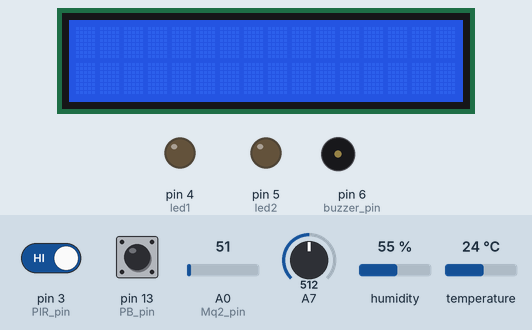
A sketch run on a simulated Arduino Uno, built with avr-gcc and run on an emulated ATmega328P. Shown: 16×2 character LCD, output pins drawn as LEDs (lit = HIGH), buzzer (waves = sounding, pin HIGH). The inputs (shaded band) are chosen by the test bench; at power-on: pin 3 (PIR_pin) HIGH, pin 13 (PB_pin) HIGH, A0 (Mq2_pin) = 51, A7 = 512, humidity 55 %, temperature 24 °C. The modem accepts every AT command (registered, SIM ready, sends succeed) and sends nothing else; what the sketch prints to the serial monitor is not drawn.

Above: at 13.2 s.
At 18.5 s:
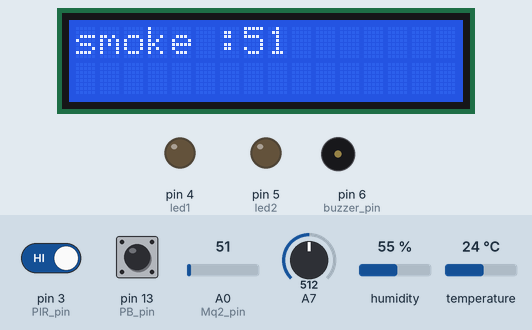
At 25.5 s:
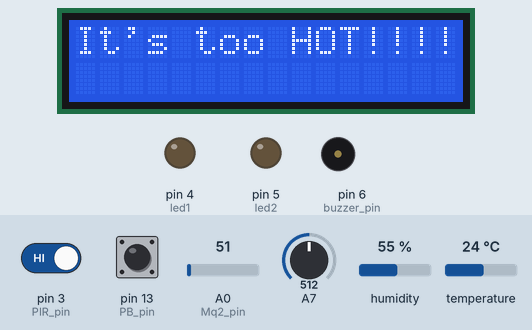
At 40.6 s:
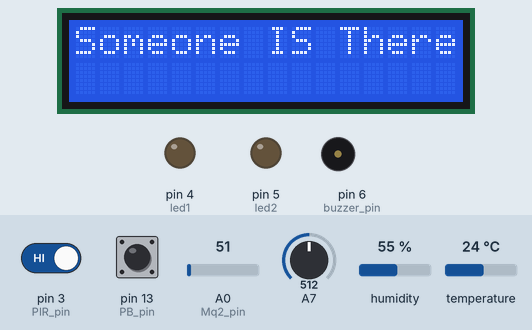
Timing chart, 0 to 129.0 s (numbered marks = the images above):
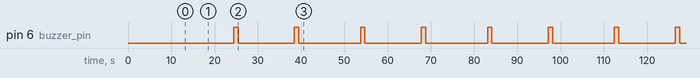

Measured:
- by itself, pin 6 (buzzer_pin): alternates HIGH for 1.0 s and LOW for 13.1 s
- by itself, everything shown: repeats every 29.3 s, in 7 steps
- what the display in image 1 shows lasts 6.0 s, from 18.4 s to 24.4 s
- what the display in image 2 shows lasts 7.1 s, from 24.4 s to 31.5 s

The sketch:

final.ino
```cpp
#include <LiquidCrystal_I2C.h>
#include <Wire.h>
#include <avr/io.h>
#include <avr/interrupt.h>
#include<SoftwareSerial.h>
#include <DHT.h>
#include <Adafruit_Sensor.h>


SoftwareSerial espSerial(10, 11); // RX, TX

////////////////////////////////////////////////////////////////////////////////////////////////////////////////////////////////////////////////

//web page

const char index_html[] PROGMEM = R"rawliteral( <!DOCTYPE html><html><head><title>Remote IoT Data Monitoring and Control</title><style> body {font-family: Arial, sans-serif;margin: 0;padding: 30px;background-color: white;}h1 {text-align: center;color: #333; }.button-container {text-align: center;margin-top: 20px;}.button {padding: 10px 20px; font-size: 15px; font-weight: bold; margin: 0 10px; cursor: pointer; background-color: #00695c;   color: white;  border: none;  border-radius: 5px; }.button.on { background-color: green; }.button.off { background-color: red;  }.alert { background-color: #ff555b;  color: #d80c;   padding: 10px;  margin-top: 20px; text-align: center;}</style></head><body><h1>Remote IoT Data Monitoring and Control (using Wi-Fi)</h1><div class="button-container"><button id="led1Button" class="button" onclick="sendCommand('led1_on')">LED1 ON</button><button id="led2Button" class="button" onclick="sendCommand('led1_off')">LED1 OFF</button><br><br><button class="button" onclick="sendCommand('led2_on')">LED2 ON</button><button class="button" onclick="sendCommand('led2_off')">LED2 OFF</button></div><div id="alert" class="alert" style="display: none;"></div><script>function sendCommand(command) { var xhttp = new XMLHttpRequest();xhttp.onreadystatechange = function() {if (this.readyState == 4 && this.status == 200) {if (this.responseText == "success") {displayAlert("Command sent successfully.");updateButtonState(command);} else {displayAlert("Failed to send command.");}}};xhttp.open('GET', '/' + command, true); xhttp.send();}function displayAlert(message) {var alertDiv = document.getElementById("alert");alertDiv.innerHTML = message;alertDiv.style.display = "block";setTimeout(function() {alertDiv.style.display = "none";}, 3000);}function updateButtonState(command) {var button = document.getElementById(command == 'led1_on' ? 'led1Button' : 'led1Button');if (command.endsWith('_on')) {button.classList.remove('off');button.classList.add('on');}else {button.classList.remove('on');button.classList.add('off');}}</script></body></html><!DOCTYPE html><html lang="en"><head><meta charset="UTF-8"><meta name="viewport" content="width=device-width, initial-scale=1.0"><title>Sensor Value</title><style> h1 { color: #ec788a; }button { padding: 10px 20px; font-size: 15px; font-weight: bold;margin: 0 10px;cursor: pointer;background-color: #00695c; color: white;border: none;border-radius: 5px; } </style></head><body><h1>Sensors Value</h1><button onclick="displaySensor1()">Smoke Sensor</button><button onclick="displaySensor2()">Temperature Sensor</button><button onclick="displaySensor3()">Humidity Sensor</button> <div class="sensor-box" id="sensorBox1"></div><div class="sensor-box" id="sensorBox2"></div><div class="sensor-box" id="sensorBox3"></div> <script>function displaySensor1() {var sensor1Value = smoke_reading; document.getElementById('sensorBox1').textContent = "Smoke Sensor: " + sensor1Value; }function displaySensor2() {var sensor2Value = temp;document.getElementById('sensorBox2').textContent = "Temperature Sensor: " + sensor2Value; }function displaySensor3() {var sensor3Value = humidity;document.getElementById('sensorBox3').textContent = "Humidity Sensor: " + sensor3Value; }</script></body></html> )rawliteral" ;

String led1OnCommand = "/LEDON1" ;
String led2OnCommand = "/LEDON2" ;
String led1OffCommand = "/LEDOFF1" ;
String led2OffCommand = "/LEDOFF2" ;


void webPage();
///////////////////////////////////////////////////////////////////////////////////////////////////////////////////////////////////////////////


// Define I2C address and LCD size
const int lcdAddress = 0x27; // Replace with your LCD I2C address if different

LiquidCrystal_I2C lcd(lcdAddress, 16, 2);
//////////////////////////////////////////////////////////////////////////////////////////////////////////////////////////////////////////////
//pins
const int Mq2_pin = A0; // Analog input 0 (PC0)

const int buzzer_pin = 6; // Digital output 6 (PB0)

const int lm_pin = A1; // Analog input 1 (PC1)

const int DHTPIN = 8; // Digital output 8 (PD0)

#define DHTTYPE DHT11
DHT dht(DHTPIN, DHTTYPE);


const int PB_pin = 13;

const int ldr_pin = A2; // Analog input 2 (PC2)
const int PIR_pin = 3; // Digital input 3 (PD3)  INT0
const int led1 = 4; // Digital output 4 (PB2)
const int led2 = 5; // Digital output 5 (PB3)

uint16_t desired_delay_count = 32; // 2 seconds Clock frequency XTAL 16Mhz * Delay time
//////////////////////////////////////////////////////////////////////////////////////////////////////////////////////////////////////////////
//functions


void sendATCommand(String command, int waitTime = 1000);
void printIP();

void lcd_show();

void handleClientCommunication();

void smoke_alarm();

void temp();

void humidity();

void motion_detection();

uint16_t myAnalogRead(uint8_t pin);

void timer1_init();

void thank_you();

volatile uint16_t timer1_count = 0; // Counter
volatile bool delay_complete = false; // dealy complete

//////////////////////////////////////////////////////////////////////////////////////////////////////////////////////////////////////////////


void setup()
{


  // Initialize the LCD communication
  lcd.init();
  //2l3b b lcd backlight
   lcd.backlight();
   //lcd.noBacklight();

//serial monitor
  Serial.begin(115200);
  espSerial.begin(9600);


  // Connect to Wi-Fi network
  sendATCommand("AT+RST", 2000);
  sendATCommand("AT+CWMODE=1");
  sendATCommand("AT+CWJAP=usus,12345678", 5000);
  sendATCommand("AT+CIFSR");
  printIP();
  sendATCommand("AT+CIPMUX=1");
  sendATCommand("AT+CIPSERVER=1,80");


//smoke sensor
  pinMode(Mq2_pin,INPUT);


//buzzer
  pinMode(buzzer_pin,OUTPUT);


//lm35
  pinMode(lm_pin,INPUT);

//dht11
dht.begin();


//motion


  pinMode(PIR_pin, INPUT_PULLUP); // pull-up resistor
  EICRA |= (1 << ISC01); // set INT0 interrupt on rising edge
  sei(); // enable global interrupt

//ldr

 pinMode(ldr_pin,INPUT);

//leds
  pinMode(led1,OUTPUT);
  pinMode(led2,OUTPUT);

//push button for lcd light
pinMode(PB_pin,INPUT_PULLUP);


//timer 1 interrupt
 timer1_init();


}

void loop()
{
delay(200);
webPage();
handleClientCommunication();


//smoke
smoke_alarm();

//temp lm 35
temp();

//temp lm 35 interrupt
//Timer1_Init_Interrupt();

//dht humidity
humidity();

//motion
motion_detection();


//thank you lcd
thank_you();

}
///////////////////////////////////////////////////////////////////////////////////////////////////////////////////////////
//ADC func

uint16_t myAnalogRead(uint8_t pin) {
  ADMUX = (1 << REFS0) | (pin & 0x07); //2l v ref 5 volt
  ADCSRA |= (1 << ADEN); // Enable ADC
  ADCSRA |= (1 << ADSC); // Start conversion

  while (ADCSRA & (1 << ADSC)); // momkn use ADIF

  float data = ADC;  // ADCH:ADCL
  data = ((data * 5000 / 1024) / 10 )/4;

  return data;
}


//number 1 2sdy timer 1 hahaha

 //XTAL of arduino uno 16 Mhz

void timer1_init() {

   cli();       // Disable interrupts . 34an kant btr34

  TCCR1A = 0; // normal mode
  TCCR1B = 0;

  TCCR1B |= (1 << CS12) | (1 << CS10); //prescaling clk/1024 23la 7aga


    OCR1AH = 0x7A;
  OCR1AL = 0x12;                        // Set Timer 1 compare match value to 2 seconds ta2reeban

  TCCR1B |= (1 << WGM12);               // Set Timer 1 to CTC mode


  TIMSK1 |= (1 << OCIE1A); // tool ma 2l flag mtrf34
  sei();
}


// Interrupt service routine for Timer 1

ISR(TIMER1_COMPA_vect) {
  timer1_count++;
  if (timer1_count >= desired_delay_count) {
    timer1_count = 0;
    delay_complete = true;
    return;
  }
}


//lcd func
void lcd_show(int sensor_reading,String show){

   lcd.setCursor(0, 0);
  lcd.print("                "); // Clear 16 characters


  lcd.setCursor(0, 0);

  lcd.print(show);

  lcd.print(sensor_reading, 1); // Print with one decimal place


  delay(5000);


  }


//smoke func

void smoke_alarm(){

  const int smoke_trigger = 500;//gas

  int smoke_reading = analogRead(Mq2_pin);

  delay(5000);

  if(smoke_reading >= smoke_trigger){

    digitalWrite(buzzer_pin,HIGH);
    delay(2000);
    digitalWrite(buzzer_pin,LOW);
    delay(2000);

    }
  else{

    lcd_show(smoke_reading,"smoke :");
    }

}


//temp func

void temp(){


  float temp = myAnalogRead(lm_pin);

  Serial.println("\n darget 2l harara now");
      Serial.print(temp);
      delay(1000);

  if(temp > 45){

       lcd.setCursor(0, 0);
  lcd.print("                "); // Clear 16 characters


  lcd.setCursor(0, 0);

  lcd.print("It's too HOT!!!!");

  digitalWrite(buzzer_pin,HIGH);
  delay(1000);
  digitalWrite(buzzer_pin,LOW);
  delay(1000);


  delay(5000);


    }
}


//dht func

void humidity(){
   float humidity = dht.readHumidity();


    Serial.println("\n humidty:");

   Serial.println(humidity);

  lcd_show(humidity,"humidity:");

  delay(2000);

//   while (!delay_complete);
//  delay_complete = false;


  }


//check motion in garden
void motion_detection(){
  int pir_reading;

pir_reading =  digitalRead(PIR_pin);

float light_value = myAnalogRead(ldr_pin);

    Serial.println("\n light value is :");
    Serial.println( light_value);

//check for day light
    if(light_value <= 15){

if (pir_reading == 1){
  Serial.print("\n motion detected");

  //trigger , buzzer goes high
  digitalWrite(buzzer_pin,HIGH);
  delay(1000);
   digitalWrite(buzzer_pin,LOW);
   delay(1000);

     lcd.setCursor(0, 0);
  lcd.print("                "); // Clear 16 characters


  lcd.setCursor(0, 0);

  lcd.print("Someone IS There");

  delay(2000);


}
    }
}


void sendATCommand(String command, int waitTime) {
  espSerial.println(command);
  delay(waitTime);
  while (espSerial.available()) {
    Serial.write(espSerial.read());
  }
}

void printIP() {
  espSerial.println("AT+CIFSR");
  delay(1000);
  while (espSerial.available()) {
    String response = espSerial.readString();
    if (response.indexOf("STAIP") != -1) {
      Serial.println("IP Address: " + response.substring(response.indexOf(""") + 1, response.lastIndexOf(""")));
    }
  }
}


void handleClientCommunication() {
  if (espSerial.available()) {

    String message = espSerial.readStringUntil('\n');  // Read message

   // Check for "+IPD" notification

   if (message.indexOf("+IPD,") == 0) { // fe client connect listen w recieve mnoo data

     int indexOfDataStart = message.indexOf(':') + 1; //sebk mn 2l header w 5o4 3l content

      String data = message.substring(indexOfDataStart); //7otly 2l data frame fe string w abd2 mn index zero

     // Find LED control command in the request
      int commandIndex;

   commandIndex = data.indexOf(led1OnCommand);

    if (commandIndex >= 0) { //-1 lw m4 la2y 2l command

      Serial.println("LED1 truned On!");

      digitalWrite(led1, HIGH);

       return;
     }

      commandIndex = data.indexOf(led1OffCommand);

     if (commandIndex >= 0) { //-1 lw m4 la2y 2l command

      Serial.println("LED1 truned Off!");

      digitalWrite(led1, LOW);

       return ;
     }

     commandIndex = data.indexOf(led1OffCommand);

     if (commandIndex >= 0) { //-1 lw m4 la2y 2l command

      Serial.println("LED1 truned Off!");

      digitalWrite(led1, LOW);

       return ;
     }

      commandIndex = data.indexOf(led2OnCommand);

     if (commandIndex >= 0) { //-1 lw m4 la2y 2l command

      Serial.println("LED2 truned On!");

      digitalWrite(led2, HIGH);

       return ;
     }

     commandIndex = data.indexOf(led2OffCommand);

     if (commandIndex >= 0) { //-1 lw m4 la2y 2l command

      Serial.println("LED2 truned Off!");

      digitalWrite(led2, LOW);

       return ;
     }

     Serial.println("Unknown command received!");
   }
 }
}


void webPage(){

  if (espSerial.available()) {
    String message = espSerial.readStringUntil('\n');  // Read message

    // Check for a connection request
    if (message.startsWith("GET / HTTP/1.1")) {
      // Send the HTML page content
      espSerial.print("HTTP/1.1 200 OK\r\n");
      espSerial.print("Content-Type: text/html\r\n");
      espSerial.print("Connection: close\r\n");
      espSerial.print("Content-Length: ");
      espSerial.println(sizeof(index_html) - 1);  // Calculate and print content length
      espSerial.println();  // Add an empty line for header separation
      espSerial.print(index_html);  // Send the HTML content from PROGMEM
    } else {
      // Handle other types of requests (optional)
      Serial.println("Unknown request received!");
    }
  }

  }

void thank_you(){

int buttonState = digitalRead(PB_pin);
  if (buttonState == LOW) {

    lcd.clear();
  lcd.println("Thank You Doctor");

  delay(5000);

  }
}
```
